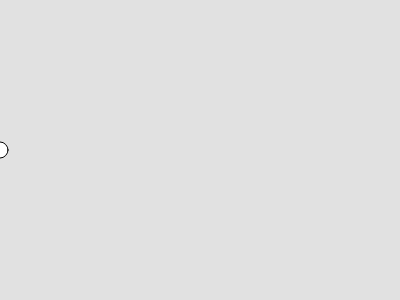
Frame 1 (no input)
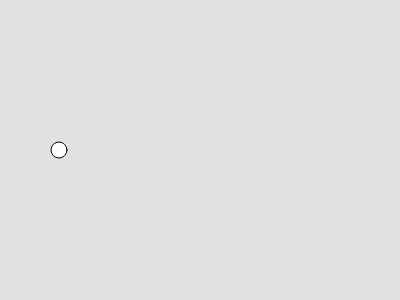
Frame 60 (no input)
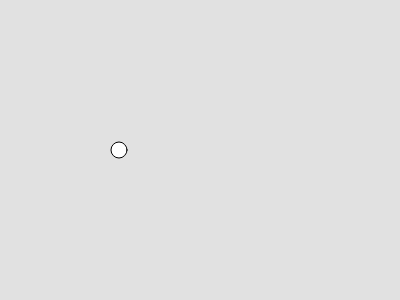
Frame 120 (the mouse pressed at the canvas centre since frame 60)

The p5.js sketch that drew these frames (run headless with seeded random() and noise() and a simulated clock; from frame 60 on, the mouse is pressed at the canvas centre):

// p5.js sketch
// ── sketch.js
function setup(){
    createCanvas(400,300);
}

var x = 0;

function draw(){
    background(225);
    ellipse(x, 150, 16, 16);
    x++
}
// ── drawLoop.html
<html>
    <head>
        <script src="sketch.js"></script>
        <script src="https://cdnjs.cloudflare.com/ajax/libs/p5.js/0.5.11/p5.js"></script>
        
    </head>
    <body>
    </body>
</html>
